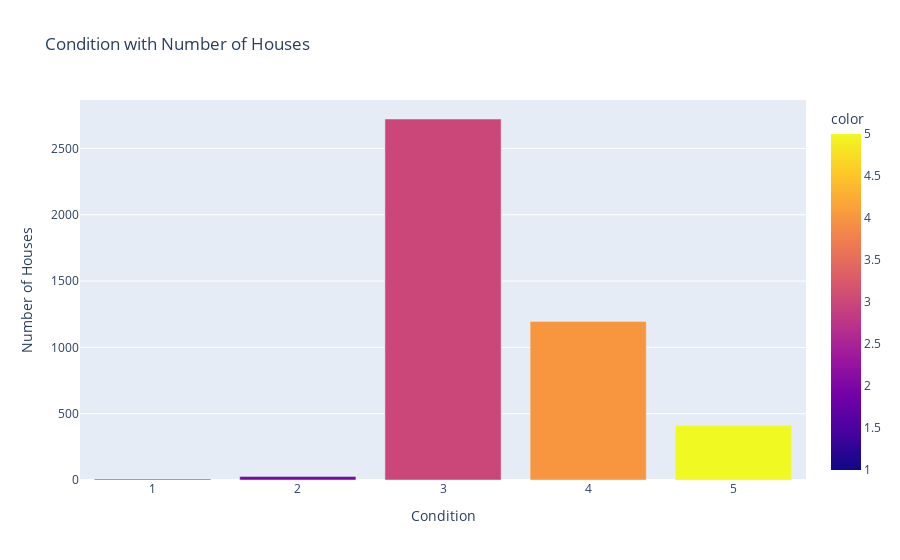

This figure's notebook cell:
### Code cell
px.bar(
    x=df.condition.value_counts().index,
    y=df.condition.value_counts().values,
    labels={"x" : "Condition","y" : "Number of Houses"},
    title="Condition with Number of Houses",
    color=df.condition.value_counts().index,
)

### Figure 1 — Plotly figure (JSON) as saved in the notebook; plotly's stock layout.template omitted (floating-point values rounded to 4 significant figures)
{"data": [{"alignmentgroup": "True", "hovertemplate": "Condition=%{x}<br>Number of Houses=%{y}<br>color=%{marker.color}<extra></extra>", "legendgroup": "", "marker": {"color": [3, 4, 5, 2, 1], "coloraxis": "coloraxis", "pattern": {"shape": ""}}, "name": "", "offsetgroup": "", "orientation": "v", "showlegend": false, "textposition": "auto", "type": "bar", "x": [3, 4, 5, 2, 1], "xaxis": "x", "y": [2722, 1196, 410, 27, 6], "yaxis": "y"}], "layout": {"barmode": "relative", "coloraxis": {"colorbar": {"title": {"text": "color"}}, "colorscale": [[0, "#0d0887"], [0.1111, "#46039f"], [0.2222, "#7201a8"], [0.3333, "#9c179e"], [0.4444, "#bd3786"], [0.5556, "#d8576b"], [0.6667, "#ed7953"], [0.7778, "#fb9f3a"], [0.8889, "#fdca26"], [1, "#f0f921"]]}, "legend": {"tracegroupgap": 0}, "title": {"text": "Condition with Number of Houses"}, "xaxis": {"anchor": "y", "domain": [0, 1], "title": {"text": "Condition"}}, "yaxis": {"anchor": "x", "domain": [0, 1], "title": {"text": "Number of Houses"}}}}
